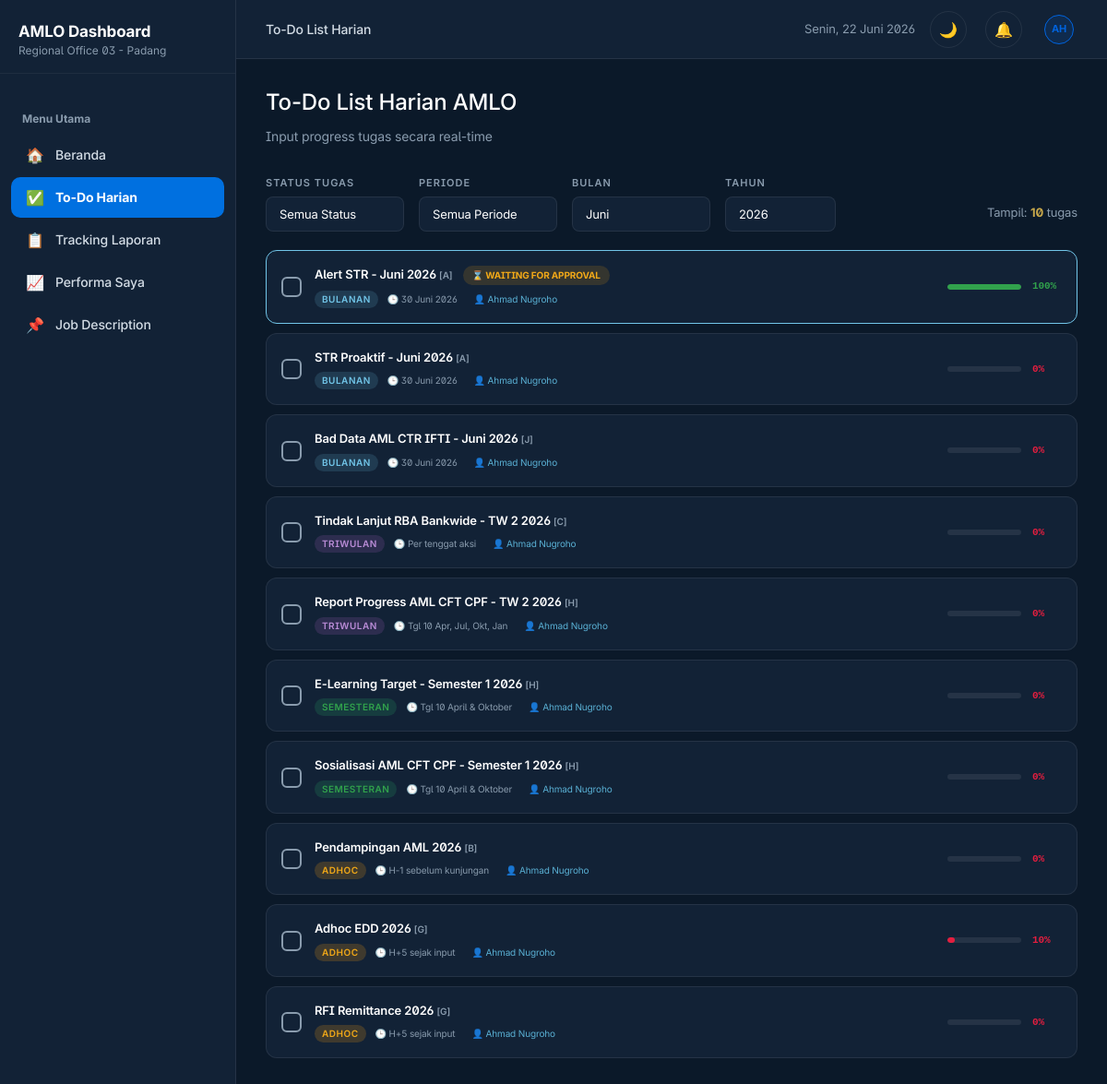
/pages/tasks.php (signed in), run on an earlier commit of the app's database.
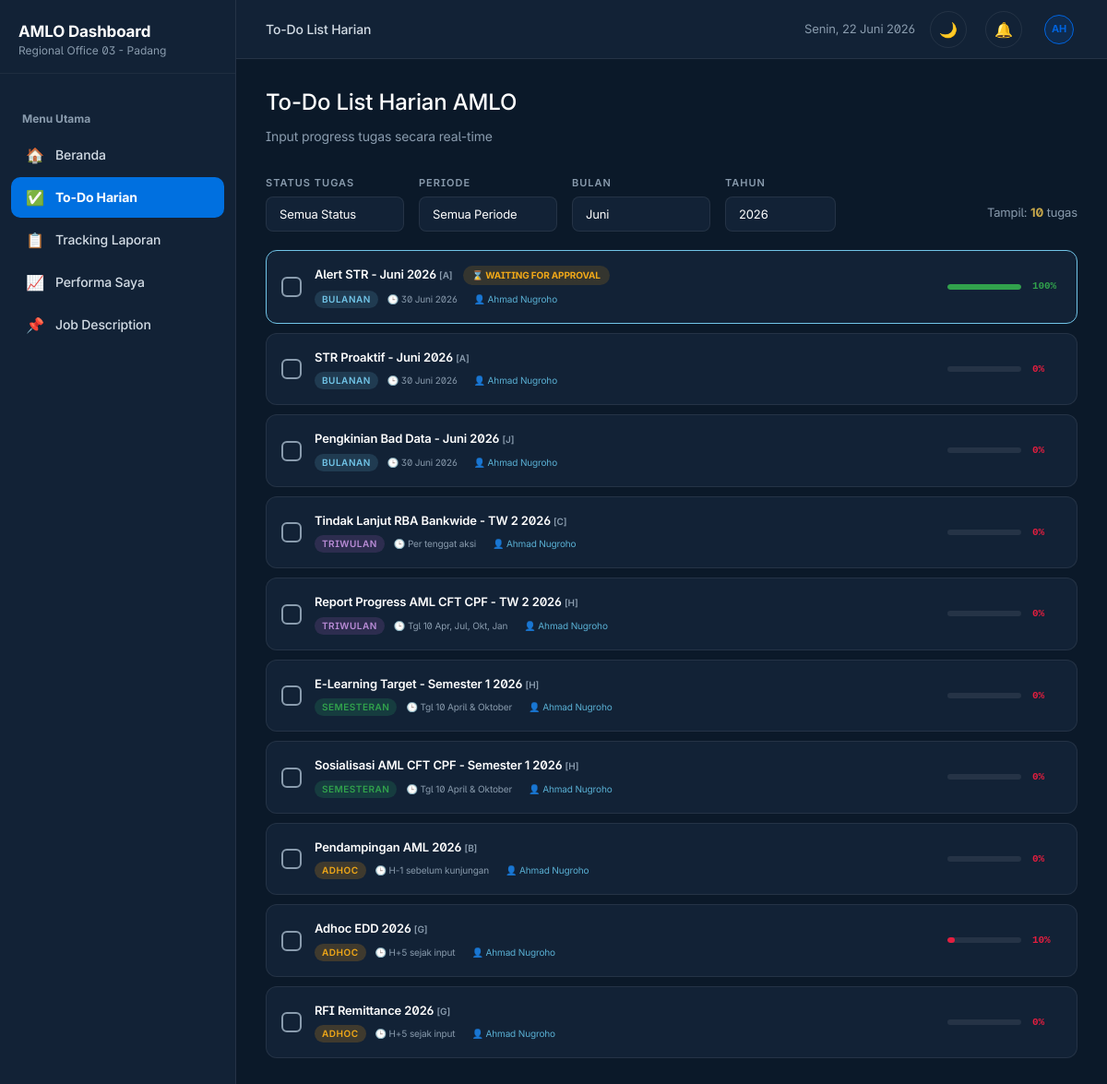
And on a later commit of the database.
### tables this page shows
CREATE TABLE `task_templates` (
  `id` int(11) NOT NULL,
  `nama` varchar(200) NOT NULL,
  `kategori` varchar(5) NOT NULL COMMENT 'A, B, C, etc',
  `periode` enum('harian','bulanan','triwulan','semesteran','adhoc') NOT NULL,
  `tag` varchar(20) NOT NULL,
  `target` text DEFAULT NULL,
  `due_label` varchar(200) DEFAULT NULL,
  `source_link` varchar(255) DEFAULT NULL,
  `is_active` tinyint(1) DEFAULT 1,
  `created_at` timestamp NULL DEFAULT current_timestamp(),
  `updated_at` timestamp NULL DEFAULT current_timestamp() ON UPDATE current_timestamp()
);

### config/database.php (called while the page is built, shortened)
<?php
$conn = new mysqli(DB_HOST, DB_USER, DB_PASS, DB_NAME, DB_PORT);
$conn->set_charset('utf8mb4');
function db_query($sql, $params = []) {
    global $conn;
    $stmt = $conn->prepare($sql);
    if (!empty($params)) {
        $types = '';
        $values = [];
        foreach ($params as $param) {
            if (is_int($param)) {
                $types .= 'i';
            } elseif (is_float($param)) {
                $types .= 'd';
            } else {
                $types .= 's';
            }
            $values[] = $param;
        }
        $stmt->bind_param($types, ...$values);
    }
    $stmt->execute();
    $result = $stmt->get_result();
    return ['success' => true, 'result' => $result];
}
function db_fetch_one($sql, $params = []) {
    $result = db_query($sql, $params);
    return $result['result']->fetch_assoc();
}
function db_fetch_all($sql, $params = []) {
    $result = db_query($sql, $params);
    $rows = [];
    while ($row = $result['result']->fetch_assoc()) {
        $rows[] = $row;
    }
    return $rows;
}

### includes/functions.php (called while the page is built, shortened)
<?php
require_once __DIR__ . '/../config/database.php';
function is_logged_in() {
    return isset($_SESSION['user_id']) && isset($_SESSION['username']);
}
function amlo_get_current_user() {
    return db_fetch_one(
        "SELECT u.*, kw.kode, kw.nama as kanwil_nama
         FROM users u
         JOIN kantor_wilayah kw ON u.kanwil_id = kw.id
         WHERE u.id = ? AND u.aktif = 1",
        [$_SESSION['user_id']]
    );
}
function get_current_period() {
    return [
        'tahun' => (int)date('Y'),
        'bulan' => (int)date('n')
    ];
}

### pages/tasks.php (the view, shortened to what the changed rows need)
<?php
$user = amlo_get_current_user();
$period = get_current_period();
$templates = db_fetch_all(
    "SELECT tt.* FROM task_templates tt
     WHERE tt.is_active = 1 AND tt.periode != 'harian'
     ORDER BY FIELD(tt.periode, 'harian', 'bulanan', 'triwulan', 'semesteran', 'adhoc'), tt.kategori, tt.nama"
);
$target_officers = [];
if ($user['role'] === 'lead') {
    $target_officers = db_fetch_all(
        "SELECT id, nama FROM users WHERE kanwil_id = ? AND role = 'officer' AND aktif = 1 ORDER BY nama",
        [$user['kanwil_id']]
    );
} elseif ($user['role'] === 'ho') {
    $target_officers = db_fetch_all("SELECT id, nama FROM users WHERE role = 'officer' AND aktif = 1 ORDER BY nama");
} else {
    $target_officers = [['id' => $user['id'], 'nama' => $user['nama']]];
}
$officer_ids = array_column($target_officers, 'id');
$placeholders = implode(',', array_fill(0, count($officer_ids), '?'));
$query_params = array_merge($officer_ids, [$period['tahun']]);
$progress_records = db_fetch_all(
    "SELECT tp.id as progress_id, tp.user_id, tp.template_id, tp.bulan, tp.progress, tp.status as progress_status, tp.keterangan, tp.updated_at,
            s.id as submission_id, s.status as submission_status
     FROM task_progress tp
     LEFT JOIN submissions s ON tp.id = s.task_progress_id AND s.status = 'pending'
     WHERE tp.user_id IN ($placeholders) AND tp.tahun = ?",
    $query_params
);
$progress_map = [];
foreach ($progress_records as $pr) {
    $progress_map[$pr['user_id']][$pr['template_id']][$pr['bulan']] = $pr;
}
$targets_map = [];
$default_prog = [
    'progress_id' => null,
    'progress' => 0,
    'progress_status' => 'pending',
    'keterangan' => '',
    'updated_at' => null,
    'submission_id' => null,
    'submission_status' => null
];
$nama_bulan = [1=>'Januari',2=>'Februari',3=>'Maret',4=>'April',5=>'Mei',6=>'Juni',7=>'Juli',8=>'Agustus',9=>'September',10=>'Oktober',11=>'November',12=>'Desember'];
$display_tasks = [];
foreach ($target_officers as $officer) {
    $uid = $officer['id'];
    $unama = $officer['nama'];
    foreach ($templates as $tt) {
        if ($tt['periode'] === 'bulanan') {
            for ($m = 1; $m <= 12; $m++) {
                $t = $tt;
                if (stripos($t['nama'], 'Monthly') !== false) {
                    $t['nama'] = str_ireplace('Monthly', '- ' . $nama_bulan[$m] . ' ' . $period['tahun'], $t['nama']);
                } else {
                    $t['nama'] .= ' - ' . $nama_bulan[$m] . ' ' . $period['tahun'];
                }
                $last_day = date('t', strtotime($period['tahun'] . '-' . sprintf('%02d', $m) . '-01'));
                $t['due_label'] = $last_day . ' ' . $nama_bulan[$m] . ' ' . $period['tahun'];
                $t['req_bulan'] = $m;
                $t['req_tahun'] = $period['tahun'];
                $t['vis_bulan'] = (string)$m;
                $prog = $progress_map[$uid][$tt['id']][$m] ?? $default_prog;
                $t = array_merge($t, $prog);
                $t['numeric_target'] = $targets_map[$uid][$tt['id']][$m] ?? 0;
                $t['officer_id'] = $uid;
                $t['officer_nama'] = $unama;
                $display_tasks[] = $t;
            }
        } elseif ($tt['periode'] === 'triwulan') {
            $tw_map = [1 => 3, 2 => 6, 3 => 9, 4 => 12];
            $tw_vis = [1 => [1,2,3], 2 => [4,5,6], 3 => [7,8,9], 4 => [10,11,12]];
            for ($tw = 1; $tw <= 4; $tw++) {
                $m = $tw_map[$tw];
                $t = $tt;
                $t['nama'] .= ' - TW ' . $tw . ' ' . $period['tahun'];
                $t['req_bulan'] = $m;
                $t['req_tahun'] = $period['tahun'];
                $t['vis_bulan'] = implode(',', $tw_vis[$tw]);
                $prog = $progress_map[$uid][$tt['id']][$m] ?? $default_prog;
                $t = array_merge($t, $prog);
                $t['numeric_target'] = $targets_map[$uid][$tt['id']][$m] ?? 0;
                $t['officer_id'] = $uid;
                $t['officer_nama'] = $unama;
                $display_tasks[] = $t;
            }
        } elseif ($tt['periode'] === 'semesteran') {
            $sem_map = [1 => 6, 2 => 12];
            $sem_vis = [1 => [1,2,3,4,5,6], 2 => [7,8,9,10,11,12]];
            for ($sem = 1; $sem <= 2; $sem++) {
                $m = $sem_map[$sem];
                $t = $tt;
                $t['nama'] .= ' - Semester ' . $sem . ' ' . $period['tahun'];
                $t['req_bulan'] = $m;
                $t['req_tahun'] = $period['tahun'];
                $t['vis_bulan'] = implode(',', $sem_vis[$sem]);
                $prog = $progress_map[$uid][$tt['id']][$m] ?? $default_prog;
                $t = array_merge($t, $prog);
                $t['numeric_target'] = $targets_map[$uid][$tt['id']][$m] ?? 0;
                $t['officer_id'] = $uid;
                $t['officer_nama'] = $unama;
                $display_tasks[] = $t;
            }
        } else {
            $m = $period['bulan'];
            $t = $tt;
            if ($tt['periode'] === 'adhoc') {
                $t['nama'] .= ' ' . $period['tahun'];
                $t['vis_bulan'] = '1,2,3,4,5,6,7,8,9,10,11,12';
            } else {
                $t['vis_bulan'] = (string)$m;
            }
            $t['req_bulan'] = $m;
            $t['req_tahun'] = $period['tahun'];
            $prog = $progress_map[$uid][$tt['id']][$m] ?? $default_prog;
            $t = array_merge($t, $prog);
            $t['numeric_target'] = $targets_map[$uid][$tt['id']][$m] ?? 0;
            $t['officer_id'] = $uid;
            $t['officer_nama'] = $unama;
            $display_tasks[] = $t;
        }
    }
}
$tasks = $display_tasks;
?>
<?php
include __DIR__ . '/../includes/layout_header.php';
?>
        <div class="content">
            <div class="page-header">
                <h2>To-Do List Harian AMLO</h2>
            </div>
            <div id="todo-list">
                <?php foreach ($tasks as $t): ?>
                    <?php
                    $vis_pct = 0;
                    if ($t['numeric_target'] > 0) {
                        $vis_pct = round(($t['progress'] / $t['numeric_target']) * 100);
                        if ($vis_pct > 100) $vis_pct = 100;
                    } else {
                        $vis_pct = $t['progress'] >= 100 ? 100 : $t['progress'];
                    }
                    $isDone = $t['submission_status'] === 'approved' || $t['progress_status'] === 'approved';
                    $pctColor = $vis_pct >= 100 ? 'var(--success)' : ($vis_pct >= 80 ? '#3498db' : ($vis_pct >= 50 ? 'var(--attention)' : 'var(--critical)'));
                    ?>
                    <div class="todo-item <?= $isDone ? 'done' : '' ?> <?= $t['submission_status'] === 'pending' && $t['progress'] > 0 ? 'pending-submit' : '' ?>"
                         data-tag="<?= e($t['tag']) ?>"
                         data-status="<?= e($t['progress_status'] ?? 'pending') ?>"
                         data-submission-status="<?= e($t['submission_status'] ?? '') ?>"
                         data-kategori="<?= e($t['kategori']) ?>"
                         data-bulan="<?= e($t['vis_bulan']) ?>"
                         data-officer="<?= e($t['officer_id']) ?>"
                         onclick="openTaskModal(<?= $t['id'] ?>, <?= $t['req_bulan'] ?>, <?= $t['req_tahun'] ?>, <?= $t['officer_id'] ?>)">
                        <div class="todo-row">
                            <div class="todo-check"><?= $isDone ? '✓' : '' ?></div>
                            <div class="todo-body">
                                <div class="todo-title">
                                    <?= e($t['nama']) ?>
                                    <span style="font-size:10px;color:var(--steel)">[<?= e($t['kategori']) ?>]</span>
                                </div>
                                <div class="todo-meta">
                                    <span class="todo-tag tag-<?= e($t['tag']) ?>"><?= e(ucfirst($t['periode'])) ?></span>
                                    <span class="due-badge">🕒 <?= e($t['due_label']) ?></span>
                                    <span class="due-badge" style="margin-left:8px;color:var(--teal-light)">👤 <?= e($t['officer_nama']) ?></span>
                                </div>
                            </div>
                            <div style="display:flex;align-items:center;gap:12px">
                                <div class="mini-progress">
                                </div>
                                <div class="progress-pct" style="color:<?= $pctColor ?>"><?= $vis_pct ?>%</div>
                            </div>
                        </div>
                    </div>
                <?php endforeach; ?>
            </div>
        </div>
    </div>
</div>
<?php include __DIR__ . '/../includes/layout_footer.php'; ?>

What changed in the data, as far as the page shows it:
changed task_templates (number 2 of 9 on the later page): nama "Bad Data AML CTR IFTI - Juni 2026" → "Pengkinian Bad Data - Juni 2026"
